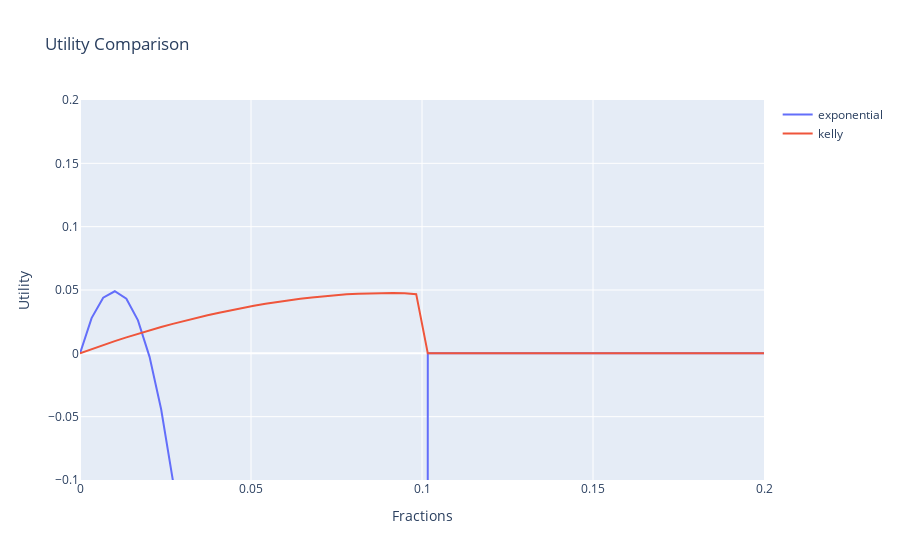

Notebook code cell kept with this figure:
### Code cell
trace_exp = go.Scatter(x=fractions, y=utility_vector_exp, mode='lines', name='exponential')
trace_log = go.Scatter(x=fractions, y=utility_vector_log, mode='lines', name='kelly')

layout = go.Layout(
    title='Utility Comparison',
    xaxis=dict(title='Fractions'),
    yaxis=dict(title='Utility'),
    #legend=dict(x=0, y=1),  # Adjust the legend position
    yaxis_range=[-0.1, 0.2],  # Set the y-axis range
)

data = [trace_exp, trace_log]

fig = go.Figure(data=data, layout=layout)
fig.show()
